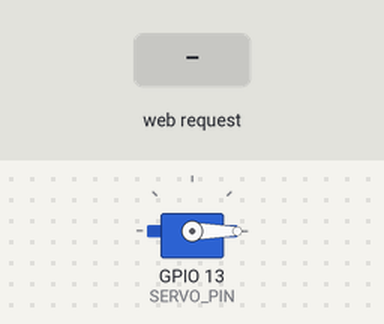
A sketch run on a simulated ESP32. Shown: servo. The inputs (shaded band) are chosen by the test bench. WiFi joins after 1.5 s; servers stay silent unless stated; what the sketch prints to the serial monitor is not drawn.

Above: at 2.7 s.
2.8 s: HTTP request GET /90 received
At 3.5 s:
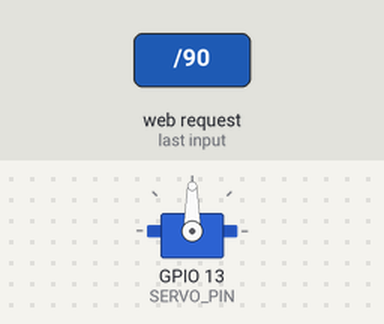
4.3 s: HTTP request GET /0 received
At 4.6 s:
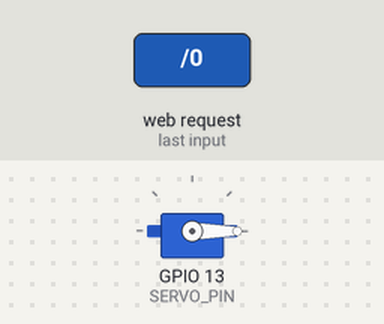
Timing chart, 0 to 7.3 s (numbered marks = the images above; inputs shaded):
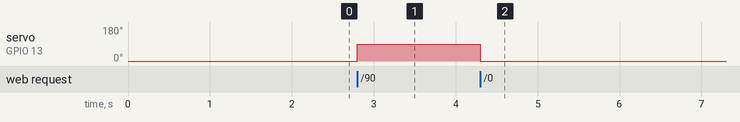

The sketch:

espservo.ino
```cpp
#include <WiFi.h> // Wi-Fi 라이브러리 포함
#include <WebServer.h> // 웹 서버 라이브러리 포함
#include <Servo.h> // 서보 모터 라이브러리 포함

#define SSID "ConnectValue_A402_2G" // Wi-Fi SSID 정의
#define PASSWORD "CVA402!@#$" // Wi-Fi 비밀번호 정의
#define SERVO_PIN 13 // 서보 모터 핀 정의

Servo myServo; // 서보 모터 객체 생성
WebServer server(80); // HTTP 서버 객체 생성 (포트 80)

void handleRoot() {
    String html = "<html><body>"; // HTML 시작 태그
    html += "<h1>Control Servo Motor</h1>"; // 제목 추가
    html += "<button onclick=\"location.href='/0'\">Move to 0 degrees</button><br>"; // 0도로 이동 버튼 추가
    html += "<button onclick=\"location.href='/90'\">Move to 90 degrees</button><br>"; // 90도로 이동 버튼 추가
    html += "</body></html>"; // HTML 종료 태그
    server.send(200, "text/html", html); // HTML 페이지 전송
}

void moveServo(int angle) {
    myServo.write(angle); // 서보 모터를 지정된 각도로 이동
}

void handleServo0() {
    moveServo(0); // 서보 모터를 0도로 이동
    server.sendHeader("Location", "/"); // root로 리다이렉션
    server.send(303); // 303 응답 코드 전송
}

void handleServo90() {
    moveServo(90); // 서보 모터를 90도로 이동
    server.sendHeader("Location", "/"); // root로 리다이렉션
    server.send(303); // 303 응답 코드 전송
}

void setup() {
    Serial.begin(115200); // 시리얼 통신 시작 (115200 보드레이트)
    myServo.attach(SERVO_PIN); // 서보 모터 핀에 연결
    myServo.write(0); // 서보 모터 초기 위치 설정 (0도)

    WiFi.begin(SSID, PASSWORD); // Wi-Fi 연결 시작
    while (WiFi.status() != WL_CONNECTED) { // Wi-Fi에 연결될 때까지 대기
        delay(500); // 500밀리초 대기
        Serial.print("."); // 연결 시도 표시
    }
    Serial.println("Connected!"); // 연결 성공 메시지 출력
    Serial.print("IP address: "); // IP 주소 출력
    Serial.println(WiFi.localIP()); // 로컬 IP 주소 출력

    server.on("/", handleRoot); // root URL 처리 등록
    server.on("/0", handleServo0); // "/0" URL 처리 등록
    server.on("/90", handleServo90); // "/90" URL 처리 등록
    server.begin(); // 서버 시작
}

void loop() {
    server.handleClient(); // 클라이언트 요청 처리
}
```

Measured:
- after the input at 2.8 s, servo on GPIO 13 (SERVO_PIN): 0° → 90° at once
- after the input at 4.3 s, servo on GPIO 13 (SERVO_PIN): 90° → 0° at once
